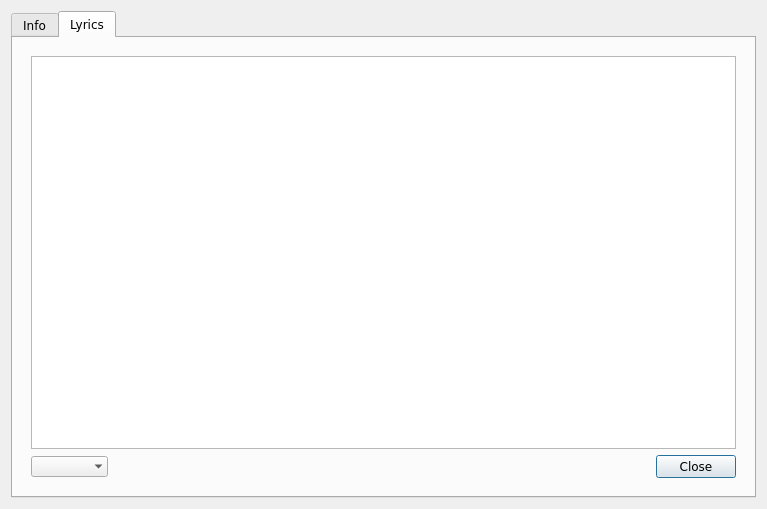
<?xml version="1.0" encoding="UTF-8"?>
<ui version="4.0">
 <class>InfoDialog</class>
 <widget class="QDialog" name="InfoDialog">
  <property name="geometry">
   <rect>
    <x>0</x>
    <y>0</y>
    <width>767</width>
    <height>509</height>
   </rect>
  </property>
  <property name="windowTitle">
   <string>Info / Edit</string>
  </property>
  <layout class="QGridLayout" name="gridLayout">
   <item row="1" column="1">
    <widget class="QTabWidget" name="tab_widget">
     <property name="minimumSize">
      <size>
       <width>0</width>
       <height>300</height>
      </size>
     </property>
     <property name="font">
      <font>
       <family>DejaVu Sans</family>
       <kerning>true</kerning>
      </font>
     </property>
     <property name="focusPolicy">
      <enum>Qt::NoFocus</enum>
     </property>
     <property name="tabPosition">
      <enum>QTabWidget::North</enum>
     </property>
     <property name="tabShape">
      <enum>QTabWidget::Rounded</enum>
     </property>
     <property name="currentIndex">
      <number>1</number>
     </property>
     <property name="usesScrollButtons">
      <bool>false</bool>
     </property>
     <property name="tabsClosable">
      <bool>false</bool>
     </property>
     <widget class="QWidget" name="tab_1">
      <attribute name="title">
       <string>Info</string>
      </attribute>
      <layout class="QGridLayout" name="gridLayout_2">
       <property name="horizontalSpacing">
        <number>20</number>
       </property>
       <item row="5" column="1">
        <widget class="QWidget" name="ui_info_widget" native="true">
         <layout class="QGridLayout" name="gridLayout_5">
          <item row="6" column="1">
           <spacer name="horizontalSpacer_2">
            <property name="font">
             <font>
              <family>DejaVu Sans</family>
             </font>
            </property>
            <property name="orientation">
             <enum>Qt::Horizontal</enum>
            </property>
            <property name="sizeHint" stdset="0">
             <size>
              <width>40</width>
              <height>34</height>
             </size>
            </property>
           </spacer>
          </item>
          <item row="6" column="2">
           <widget class="QPushButton" name="btn_close1">
            <property name="font">
             <font>
              <family>DejaVu Sans</family>
             </font>
            </property>
            <property name="focusPolicy">
             <enum>Qt::NoFocus</enum>
            </property>
            <property name="text">
             <string>Close</string>
            </property>
           </widget>
          </item>
          <item row="6" column="0">
           <spacer name="horizontalSpacer_3">
            <property name="orientation">
             <enum>Qt::Horizontal</enum>
            </property>
            <property name="sizeHint" stdset="0">
             <size>
              <width>40</width>
              <height>20</height>
             </size>
            </property>
           </spacer>
          </item>
          <item row="5" column="1">
           <widget class="QLabel" name="lab_paths">
            <property name="sizePolicy">
             <sizepolicy hsizetype="MinimumExpanding" vsizetype="MinimumExpanding">
              <horstretch>0</horstretch>
              <verstretch>0</verstretch>
             </sizepolicy>
            </property>
            <property name="font">
             <font>
              <family>DejaVu Sans</family>
             </font>
            </property>
            <property name="text">
             <string>Paths</string>
            </property>
            <property name="wordWrap">
             <bool>true</bool>
            </property>
           </widget>
          </item>
          <item row="3" column="1">
           <spacer name="verticalSpacer_3">
            <property name="orientation">
             <enum>Qt::Vertical</enum>
            </property>
            <property name="sizeType">
             <enum>QSizePolicy::Maximum</enum>
            </property>
            <property name="sizeHint" stdset="0">
             <size>
              <width>20</width>
              <height>10</height>
             </size>
            </property>
           </spacer>
          </item>
          <item row="2" column="1">
           <widget class="QLabel" name="lab_subheader">
            <property name="sizePolicy">
             <sizepolicy hsizetype="MinimumExpanding" vsizetype="Maximum">
              <horstretch>0</horstretch>
              <verstretch>0</verstretch>
             </sizepolicy>
            </property>
            <property name="text">
             <string>Sublable</string>
            </property>
           </widget>
          </item>
          <item row="1" column="1">
           <widget class="QLabel" name="lab_heading">
            <property name="sizePolicy">
             <sizepolicy hsizetype="MinimumExpanding" vsizetype="Maximum">
              <horstretch>0</horstretch>
              <verstretch>0</verstretch>
             </sizepolicy>
            </property>
            <property name="font">
             <font>
              <family>DejaVu Sans</family>
              <pointsize>12</pointsize>
              <weight>75</weight>
              <bold>true</bold>
             </font>
            </property>
            <property name="text">
             <string>Title</string>
            </property>
            <property name="wordWrap">
             <bool>true</bool>
            </property>
           </widget>
          </item>
          <item row="4" column="1">
           <widget class="QLabel" name="lab_info">
            <property name="sizePolicy">
             <sizepolicy hsizetype="MinimumExpanding" vsizetype="MinimumExpanding">
              <horstretch>0</horstretch>
              <verstretch>0</verstretch>
             </sizepolicy>
            </property>
            <property name="font">
             <font>
              <family>DejaVu Sans</family>
             </font>
            </property>
            <property name="text">
             <string>Info</string>
            </property>
            <property name="wordWrap">
             <bool>true</bool>
            </property>
           </widget>
          </item>
          <item row="0" column="1">
           <spacer name="verticalSpacer_4">
            <property name="orientation">
             <enum>Qt::Vertical</enum>
            </property>
            <property name="sizeType">
             <enum>QSizePolicy::Maximum</enum>
            </property>
            <property name="sizeHint" stdset="0">
             <size>
              <width>20</width>
              <height>10</height>
             </size>
            </property>
           </spacer>
          </item>
          <item row="0" column="0" rowspan="6">
           <layout class="QVBoxLayout" name="verticalLayout">
            <property name="sizeConstraint">
             <enum>QLayout::SetDefaultConstraint</enum>
            </property>
            <item>
             <spacer name="verticalSpacer">
              <property name="orientation">
               <enum>Qt::Vertical</enum>
              </property>
              <property name="sizeHint" stdset="0">
               <size>
                <width>20</width>
                <height>40</height>
               </size>
              </property>
             </spacer>
            </item>
            <item>
             <widget class="QPushButton" name="btn_image">
              <property name="minimumSize">
               <size>
                <width>300</width>
                <height>300</height>
               </size>
              </property>
              <property name="maximumSize">
               <size>
                <width>300</width>
                <height>300</height>
               </size>
              </property>
              <property name="font">
               <font>
                <family>DejaVu Sans</family>
               </font>
              </property>
              <property name="focusPolicy">
               <enum>Qt::NoFocus</enum>
              </property>
              <property name="text">
               <string/>
              </property>
              <property name="iconSize">
               <size>
                <width>220</width>
                <height>220</height>
               </size>
              </property>
              <property name="flat">
               <bool>true</bool>
              </property>
             </widget>
            </item>
            <item>
             <spacer name="verticalSpacer_2">
              <property name="orientation">
               <enum>Qt::Vertical</enum>
              </property>
              <property name="sizeHint" stdset="0">
               <size>
                <width>20</width>
                <height>40</height>
               </size>
              </property>
             </spacer>
            </item>
           </layout>
          </item>
         </layout>
        </widget>
       </item>
      </layout>
     </widget>
     <widget class="QWidget" name="tab_2">
      <attribute name="title">
       <string>Lyrics</string>
      </attribute>
      <layout class="QGridLayout" name="gridLayout_3">
       <item row="0" column="0">
        <widget class="QWidget" name="ui_lyric_widget" native="true">
         <property name="sizePolicy">
          <sizepolicy hsizetype="MinimumExpanding" vsizetype="MinimumExpanding">
           <horstretch>0</horstretch>
           <verstretch>0</verstretch>
          </sizepolicy>
         </property>
         <layout class="QGridLayout" name="gridLayout_6">
          <item row="1" column="1">
           <spacer name="horizontalSpacer">
            <property name="font">
             <font>
              <family>DejaVu Sans</family>
             </font>
            </property>
            <property name="orientation">
             <enum>Qt::Horizontal</enum>
            </property>
            <property name="sizeHint" stdset="0">
             <size>
              <width>40</width>
              <height>20</height>
             </size>
            </property>
           </spacer>
          </item>
          <item row="1" column="0">
           <widget class="QComboBox" name="combo_servers">
            <property name="sizePolicy">
             <sizepolicy hsizetype="Preferred" vsizetype="Maximum">
              <horstretch>0</horstretch>
              <verstretch>0</verstretch>
             </sizepolicy>
            </property>
            <property name="font">
             <font>
              <family>DejaVu Sans</family>
             </font>
            </property>
            <property name="currentIndex">
             <number>-1</number>
            </property>
            <property name="sizeAdjustPolicy">
             <enum>QComboBox::AdjustToContents</enum>
            </property>
            <property name="minimumContentsLength">
             <number>0</number>
            </property>
            <property name="frame">
             <bool>false</bool>
            </property>
           </widget>
          </item>
          <item row="1" column="2">
           <widget class="QPushButton" name="btn_close">
            <property name="font">
             <font>
              <family>DejaVu Sans</family>
             </font>
            </property>
            <property name="text">
             <string>Close</string>
            </property>
           </widget>
          </item>
          <item row="0" column="0" colspan="3">
           <widget class="QTextEdit" name="te_lyrics">
            <property name="sizePolicy">
             <sizepolicy hsizetype="Preferred" vsizetype="MinimumExpanding">
              <horstretch>0</horstretch>
              <verstretch>0</verstretch>
             </sizepolicy>
            </property>
            <property name="minimumSize">
             <size>
              <width>0</width>
              <height>0</height>
             </size>
            </property>
            <property name="sizeIncrement">
             <size>
              <width>0</width>
              <height>0</height>
             </size>
            </property>
            <property name="font">
             <font>
              <family>DejaVu Sans</family>
             </font>
            </property>
            <property name="horizontalScrollBarPolicy">
             <enum>Qt::ScrollBarAlwaysOff</enum>
            </property>
           </widget>
          </item>
         </layout>
        </widget>
       </item>
      </layout>
     </widget>
    </widget>
   </item>
  </layout>
 </widget>
 <resources/>
 <connections>
  <connection>
   <sender>btn_close</sender>
   <signal>clicked()</signal>
   <receiver>InfoDialog</receiver>
   <slot>close()</slot>
   <hints>
    <hint type="sourcelabel">
     <x>90</x>
     <y>57</y>
    </hint>
    <hint type="destinationlabel">
     <x>327</x>
     <y>196</y>
    </hint>
   </hints>
  </connection>
  <connection>
   <sender>btn_close1</sender>
   <signal>clicked()</signal>
   <receiver>InfoDialog</receiver>
   <slot>close()</slot>
   <hints>
    <hint type="sourcelabel">
     <x>592</x>
     <y>360</y>
    </hint>
    <hint type="destinationlabel">
     <x>327</x>
     <y>196</y>
    </hint>
   </hints>
  </connection>
  <connection>
   <sender>btn_close</sender>
   <signal>clicked()</signal>
   <receiver>InfoDialog</receiver>
   <slot>hide()</slot>
   <hints>
    <hint type="sourcelabel">
     <x>90</x>
     <y>57</y>
    </hint>
    <hint type="destinationlabel">
     <x>327</x>
     <y>196</y>
    </hint>
   </hints>
  </connection>
  <connection>
   <sender>btn_close1</sender>
   <signal>clicked()</signal>
   <receiver>InfoDialog</receiver>
   <slot>hide()</slot>
   <hints>
    <hint type="sourcelabel">
     <x>592</x>
     <y>360</y>
    </hint>
    <hint type="destinationlabel">
     <x>327</x>
     <y>196</y>
    </hint>
   </hints>
  </connection>
 </connections>
</ui>
